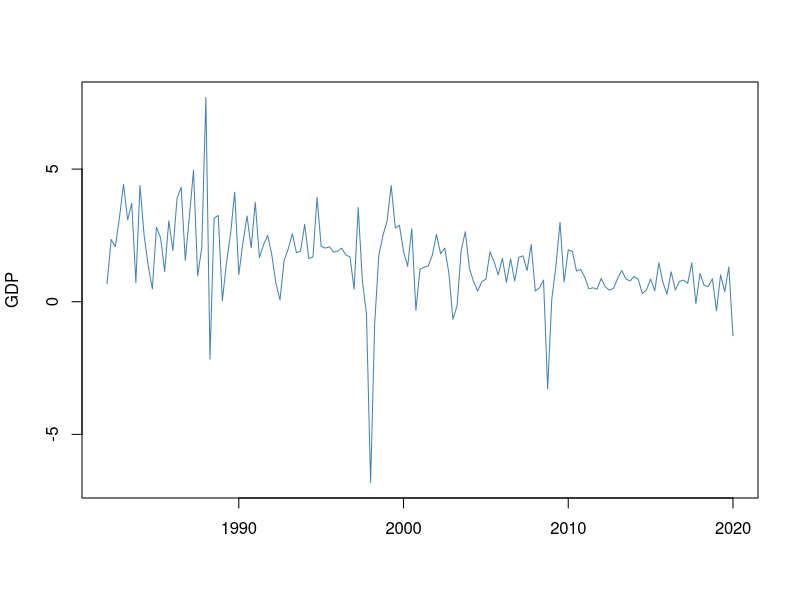
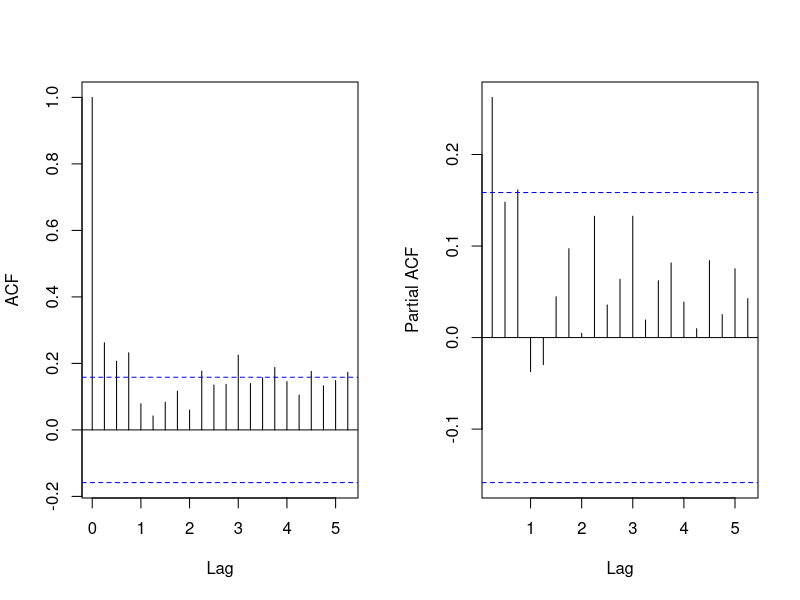
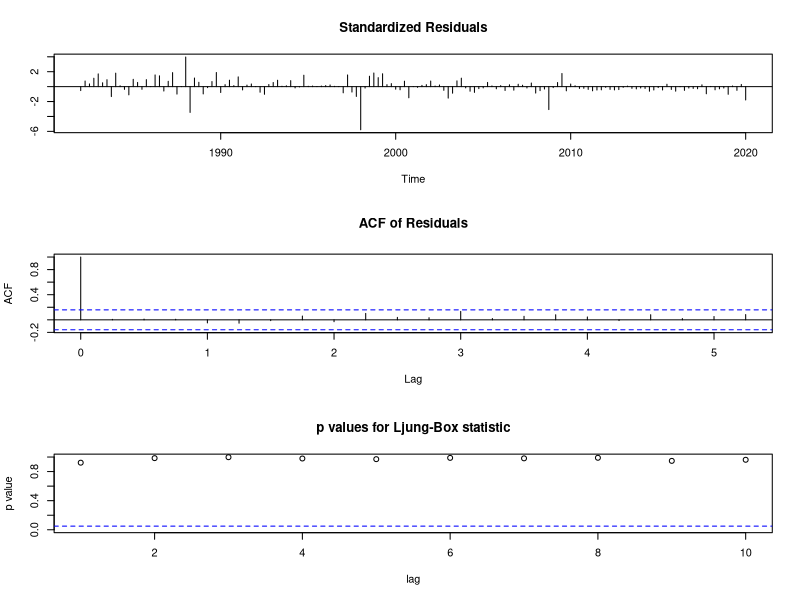
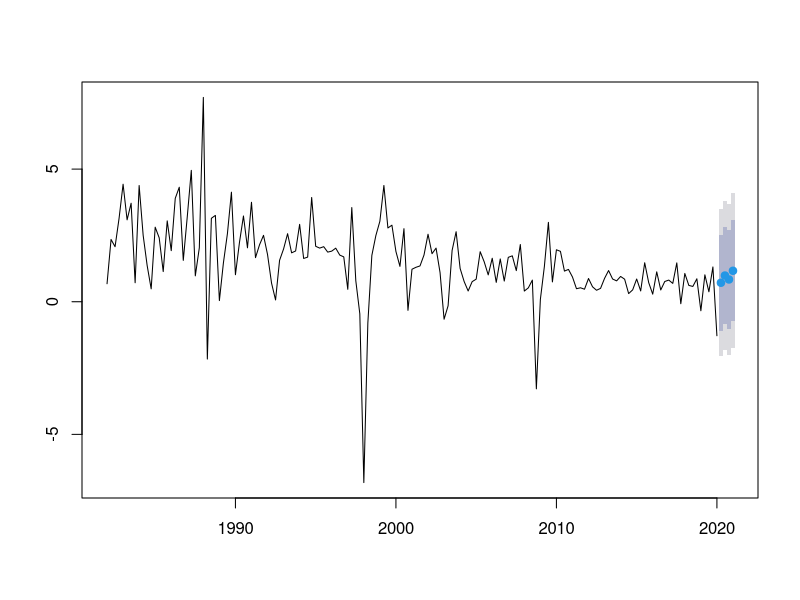

Write the R code that produced these figures, in order.
library(tseries)
library(forecast)

## 데이터 읽기 ##

gdp_d  <- read.csv("gdpq.csv", header = TRUE)
gdp_sa <- ts(gdp_d[,1]/1000, start=1982, frequency=4)
gdp_sa_p <- ts(gdp_d[,2], start=1982, frequency=4)
#gdp_sa_p = window(gdp_sa_p1, 2000, 2020)

cbind(gdp_sa, gdp_sa_p)

plot(gdp_sa_p, ylab="GDP", xlab="", col="steelblue")

par(mfrow=c(1,2))
acf(gdp_sa_p, main="" )
pacf(gdp_sa_p, main="" )

gdpp_fit = arima(gdp_sa_p, order=c(3,0,0))
gdpp_fit

auto.arima(gdp_sa_p)
##########################################

#과대적합
gdpp_fit = arima(gdp_sa_p, order=c(3,0,1))
gdpp_fit
gdpp_fit = arima(gdp_sa_p, order=c(4,0,0))
gdpp_fit

#잔차
gdpp_fit = arima(gdp_sa_p, order=c(3,0,0))
tsdiag(gdpp_fit)

#예측
par(mfrow=c(1,1))
plot(forecast(gdpp_fit, h=4), main="")
forecast(gdpp_fit, h=4)

########################################
